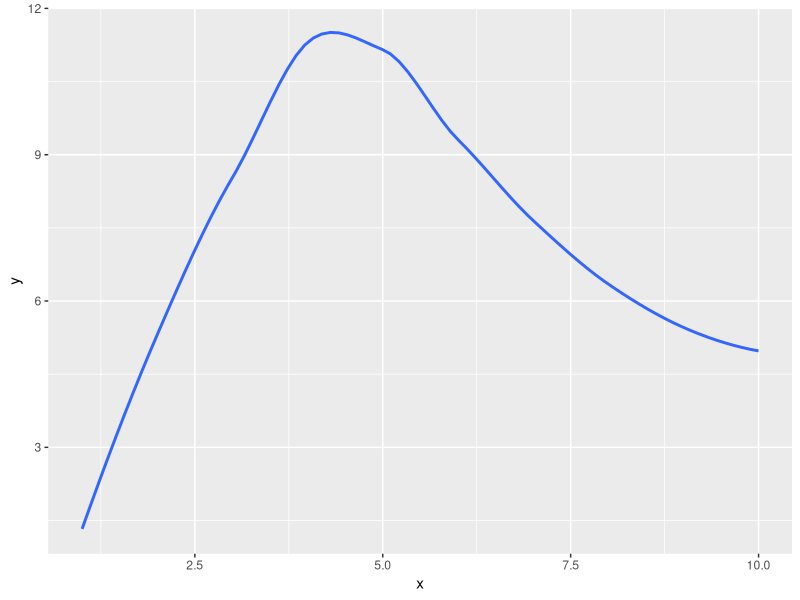
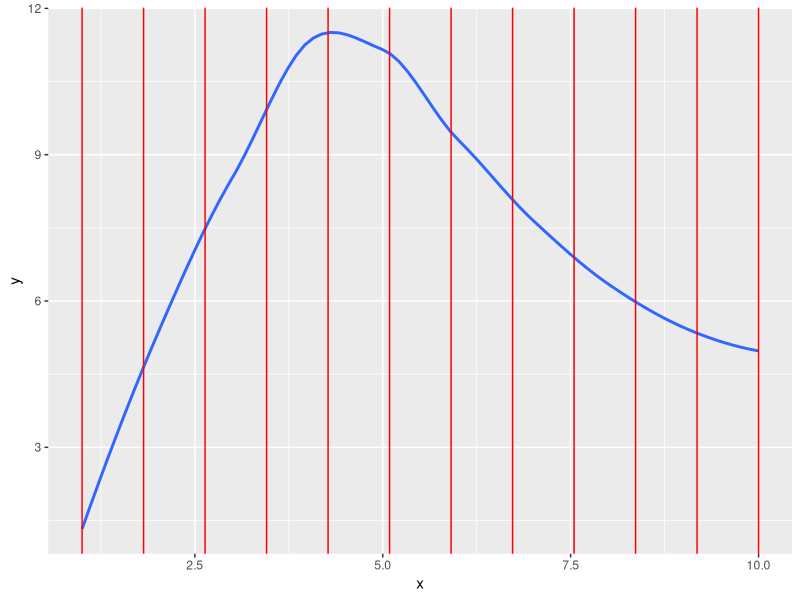

Source code (R) for these figures, in order:
## ---- chunk 1
knitr::opts_knit$set(global.par = TRUE)
knitr::opts_chunk$set(warning = FALSE, message = FALSE, collapse = TRUE, out.width = '100%')
library(tidyverse)
library(vroom)
## ---- chunk 2
tribble(~x, ~y,
        1, 2,
        2, 4,
        3, 8,
        4, 12,
        5, 11,
        6, 9,
        7, 8,
        8, 6,
        9, 5.5,
        10, 5) %>% 
  ggplot(aes(x, y)) +
  geom_smooth(se = FALSE)
## ---- chunk 3
tribble(~x, ~y,
        1, 2,
        2, 4,
        3, 8,
        4, 12,
        5, 11,
        6, 9,
        7, 8,
        8, 6,
        9, 5.5,
        10, 5) %>% 
  ggplot(aes(x, y)) +
  geom_smooth(se = FALSE) +
  geom_vline(xintercept = seq(1, 10, length.out = 12), color = "red")
## ---- chunk 4
tibble(
  y = c(1, 2, 3, 4, 5, 100, 7),
  fit_1 = c(2, 1, 2, 5, 6, 7, 6),
  fit_2 = c(4, 5, 6, 7, 8, 10, 10)
) %>% 
  mutate(abs_1 = abs(y - fit_1), 
         sqr_1 = (y - fit_1)^2,
         abs_2 = abs(y - fit_2), 
         sqr_2 = (y - fit_2)^2) %>% 
  knitr::kable()
## ---- chunk 5
tibble(
  y = c(1, 2, 3, 4, 5, 100, 7),
  fit_1 = c(2, 1, 2, 5, 6, 7, 6),
  fit_2 = c(4, 5, 6, 7, 8, 10, 10)
) %>% 
  mutate(abs_1 = abs(y - fit_1), 
         sqr_1 = (y - fit_1)^2,
         abs_2 = abs(y - fit_2), 
         sqr_2 = (y - fit_2)^2) %>% 
  select(4:7) %>% 
  map_dbl(mean) %>% 
  knitr::kable()
